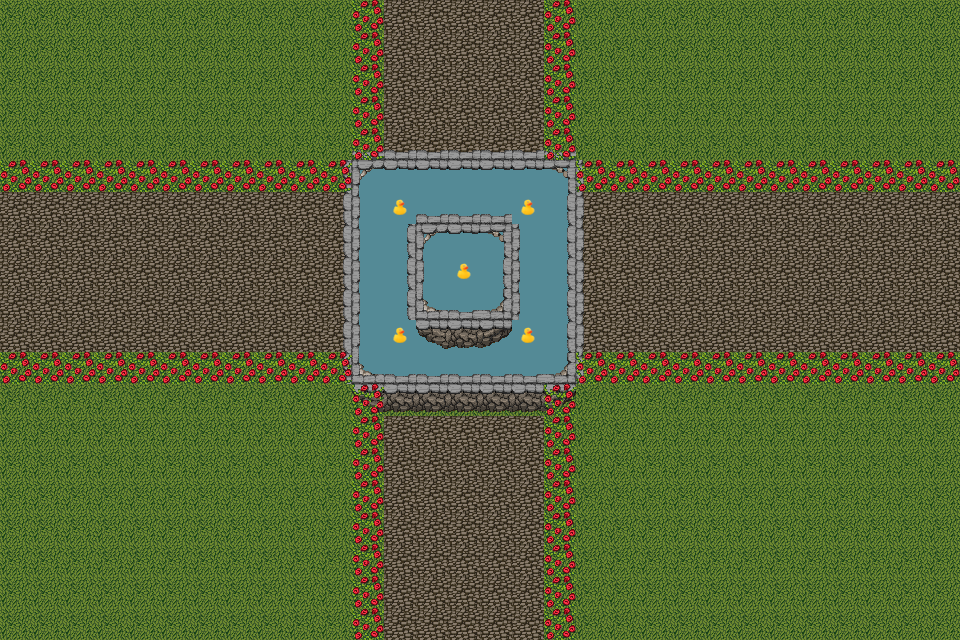

Rendered tile map (Tiled .tmx) drawn with the repository's tilesets; below, a short description and the full map source, tile grids included:
An orthogonal 30x20 tile map with 32x32 px tiles, 1 tile layer (Collision), 2 image layers.

<map version="1.10" tiledversion="1.10.0" orientation="orthogonal" renderorder="right-down" width="30" height="20" tilewidth="32" tileheight="32" infinite="0" nextlayerid="13" nextobjectid="1">
 <properties>
  <property name="0 10" value="RailTrail.tmx 28 12" />
  <property name="0 6" value="RailTrail.tmx 28 9" />
  <property name="0 7" value="RailTrail.tmx 28 9" />
  <property name="0 8" value="RailTrail.tmx 28 10" />
  <property name="0 9" value="RailTrail.tmx 28 11" />
  <property name="12 19" value="oldMainInside.tmx 18 8" />
  <property name="13 19" value="oldMainInside.tmx 18 8" />
  <property name="14 19" value="oldMainInside.tmx 18 8" />
  <property name="15 19" value="oldMainInside.tmx 18 8" />
  <property name="16 19" value="oldMainInside.tmx 18 8" />
  <property name="29 10" value="quad.tmx 1 103" />
  <property name="29 6" value="quad.tmx 1 101" />
  <property name="29 7" value="quad.tmx 1 101" />
  <property name="29 8" value="quad.tmx 1 102" />
  <property name="29 9" value="quad.tmx 1 102" />
 </properties>
 <tileset firstgid="1" source="tileset/tileset file/Collision_layer.tsx" />
 <imagelayer id="11" name="Background" locked="1">
  <image source="tileset/fountainBackground.png" width="960" height="640" />
 </imagelayer>
 <layer id="9" name="Collision" width="30" height="20" locked="1" opacity="0">
  <data encoding="csv">
0,0,0,0,0,0,0,0,0,0,0,0,0,0,0,0,0,0,0,0,0,0,0,0,0,0,0,0,0,0,
0,0,0,0,0,0,0,0,0,0,0,0,0,0,0,0,0,0,0,0,0,0,0,0,0,0,0,0,0,0,
0,0,0,0,0,0,0,0,0,0,0,0,0,0,0,0,0,0,0,0,0,0,0,0,0,0,0,0,0,0,
0,0,0,0,0,0,0,0,0,0,0,0,0,0,0,0,0,0,0,0,0,0,0,0,0,0,0,0,0,0,
0,0,0,0,0,0,0,0,0,0,0,0,0,0,0,0,0,0,0,0,0,0,0,0,0,0,0,0,0,0,
0,0,0,0,0,0,0,0,0,0,0,2,2,2,2,2,2,2,0,0,0,0,0,0,0,0,0,0,0,0,
0,0,0,0,0,0,0,0,0,0,0,2,2,2,2,2,2,2,0,0,0,0,0,0,0,0,0,0,0,0,
0,0,0,0,0,0,0,0,0,0,0,2,2,2,2,2,2,2,0,0,0,0,0,0,0,0,0,0,0,0,
0,0,0,0,0,0,0,0,0,0,0,2,2,2,2,2,2,2,0,0,0,0,0,0,0,0,0,0,0,0,
0,0,0,0,0,0,0,0,0,0,0,2,2,2,2,2,2,2,0,0,0,0,0,0,0,0,0,0,0,0,
0,0,0,0,0,0,0,0,0,0,0,2,2,2,2,2,2,2,0,0,0,0,0,0,0,0,0,0,0,0,
0,0,0,0,0,0,0,0,0,0,0,2,2,2,2,2,2,2,0,0,0,0,0,0,0,0,0,0,0,0,
0,0,0,0,0,0,0,0,0,0,0,2,2,2,2,2,2,2,0,0,0,0,0,0,0,0,0,0,0,0,
0,0,0,0,0,0,0,0,0,0,0,0,0,0,0,0,0,0,0,0,0,0,0,0,0,0,0,0,0,0,
0,0,0,0,0,0,0,0,0,0,0,0,0,0,0,0,0,0,0,0,0,0,0,0,0,0,0,0,0,0,
0,0,0,0,0,0,0,0,0,0,0,0,0,0,0,0,0,0,0,0,0,0,0,0,0,0,0,0,0,0,
0,0,0,0,0,0,0,0,0,0,0,0,0,0,0,0,0,0,0,0,0,0,0,0,0,0,0,0,0,0,
0,0,0,0,0,0,0,0,0,0,0,0,0,0,0,0,0,0,0,0,0,0,0,0,0,0,0,0,0,0,
0,0,0,0,0,0,0,0,0,0,0,0,0,0,0,0,0,0,0,0,0,0,0,0,0,0,0,0,0,0,
0,0,0,0,0,0,0,0,0,0,0,0,0,0,0,0,0,0,0,0,0,0,0,0,0,0,0,0,0,0
</data>
 </layer>
 <imagelayer id="12" name="Foreground" locked="1">
  <image source="tileset/FountainForeground.png" width="960" height="640" />
 </imagelayer>
</map>
